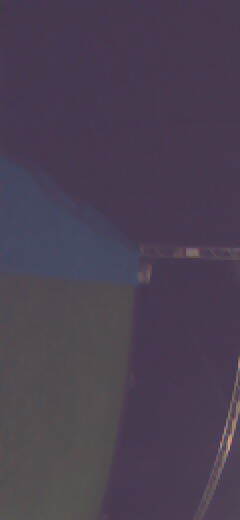
#> input picture pics/1702472196.jpg, 240 x 520 px; its folder holds only this picture in this run
$ python obs_black_filt.py
#> lines starting #> are read from the running program, lines starting #| are printed output that depends on the picture; after the words box and inside, x2 and y2 are one past the last pixel; in counts of white or black regions, pixels touching at a corner belong together; long printed decimals are rounded
from os import listdir
import math as m
import cv2
import numpy as np
import matplotlib.pyplot as plt


def filt_black(img, b_thresh=220):
    """
    Filters the color black from the image by thresholding the sum of RGB channels

    :param img: RGB image pixel array
    :param b_thresh: black color threshold
    :return: filtered image
    """
    img_sum = np.sum(img, 2)
    black = img_sum < b_thresh

    filt_img = np.ones(img_sum.shape)
    filt_img[black] = 0

    return filt_img


def find_white(filt_arr, grid_size=(7, 10)):
    """
    Sub-samples a 2D array into a rougher 2D array containing the sum of the values
    corresponding to the patch of the original array considered

    :param filt_arr: 2D array of 1s and 0s
    :param grid_size: shape of outputted 2D array
    :return: 2D array
    """
    y, x = filt_arr.shape
    y_step = y // grid_size[0]
    x_step = x // grid_size[1]
    grid = np.empty(grid_size)

    for j in range(grid_size[1]):
        for i in range(grid_size[0]):
            grid[i, j] = np.sum(filt_arr[i*y_step:(i+1)*y_step, j*x_step:(j+1)*x_step])

    return grid


def find_safe_vertical(sum_arr, line_skip=1):
    """
    Finds longest horizontal sequence of 0s in 2D array and returns the index
    of the middle of said sequence

    :param sum_arr: 2D array representing subsampled filtered image
    :param line_skip: tunes how many lines the func will search
    :return: row, col index of middle of longest sequence of 0s
    """
    y_tot, _ = sum_arr.shape
    seq_len = 0
    seq_start = 0
    seq_end = 0
    seq_line = 0

    for line in range(0, y_tot, line_skip):
        counter = 0
        start = 0
        for idx in range(len(sum_arr[line, :])):
            if counter == 0 and (sum_arr[line, idx] == 0):
                start = idx
                counter += 1
            elif sum_arr[line, idx] == 0:
                counter += 1
            else:
                if counter > seq_len:
                    seq_start = start
                    seq_end = idx - 1
                    seq_len = counter
                    seq_line = line
                    counter = 0
                else:
                    counter = 0
        else:
            if counter > seq_len:
                seq_start = start
                seq_end = idx - 1
                seq_len = counter
                seq_line = line

    return seq_line, (seq_start + seq_end) // 2


def new_heading(arr_shape, vertical, fov_hor=120):
    """
    Translates pixel distance from center of image into an angle (heading)

    :param arr_shape: shape of sum_arr
    :param vertical: column of safe pixel
    :param fov_hor: horizontal FoV of camera
    :return: new heading
    """
    px_away_from_center = abs(vertical - arr_shape[1]/2)
    angle_from_center = 0.5*fov_hor * (px_away_from_center / (arr_shape[1]/2))
    return angle_from_center  # currently in degrees


def edge_reached_check(sum_arr, safe_point, h, max_sum=72, fov_ver=60, d_margin=1.5):
    """
    Checks if drone is too close to the edge of the CyberZoo

    :param sum_arr: 2D array representing subsampled filtered image
    :param safe_point: (row, col) of safe point (from find_safe_vertical)
    :param h: current height of drone
    :param max_sum: maximum value each element of sum_arr can have
    :param fov_ver: vertical FoV of camera
    :param d_margin: distance from edge in meters added as margin
    :return: boolean
    """
    arr_shape = sum_arr.shape
    d_img_bot = h * m.tan(m.radians(90 - 0.5*fov_ver))
    theta = m.atan2(h, d_img_bot + d_margin)
    theta_px = 0.5*arr_shape[0] * (theta / 0.5*fov_ver)

    white_idx = 0
    for idx in range(safe_point[0], arr_shape[0]):
        if sum_arr[idx, safe_point[1]] == max_sum:
            white_idx = idx
            break
    # What happens if no white patch is found?

    edge_reached = False
    if white_idx > theta_px:
        edge_reached = True

    return edge_reached


for image in listdir('.//pics'):
    img = cv2.imread('.//pics//' + image)
#> img is the input picture: shape (520, 240, 3); mean B, G, R 81.8, 64.4, 74.4
    img = np.rot90(img)
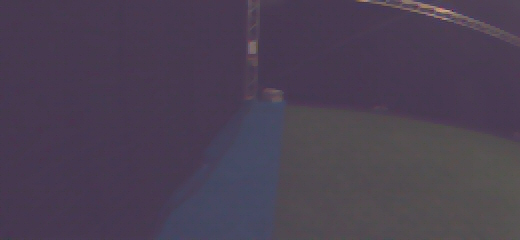
#> img: shape (240, 520, 3); mean B, G, R 81.8, 64.4, 74.4

    filt_img = filt_black(img, b_thresh=225)
#> in filt_black, `img_sum = np.sum(img, 2)`:
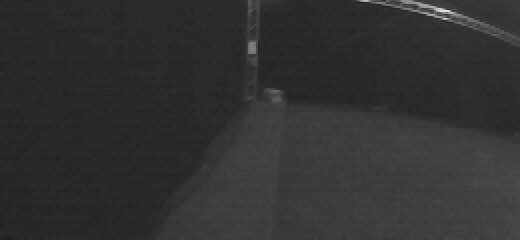
#> img_sum: shape (240, 520) uint64; min 143, max 541, mean 220.6; drawn with min black and max white
#> in filt_black, `black = img_sum < b_thresh`:
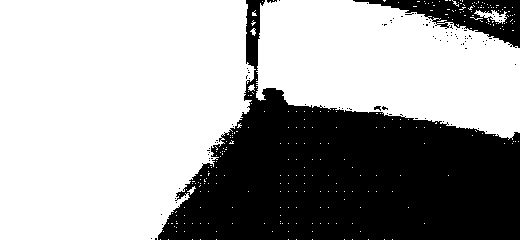
#> black: shape (240, 520) bool; 64.4% white; 98 black regions (95 under 20 px), largest, box (x1, y1, x2, y2) and area: (158, 0, 520, 240) 41080, (353, 0, 520, 48) 3110, (374, 106, 381, 111) 22
    white_sum = find_white(filt_img, grid_size=(30, 54))
#> after the loop in find_white, `for j in range(grid_size[1]):`:
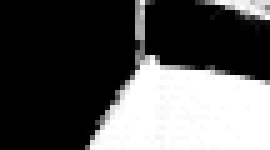
#> grid: shape (30, 54) float64 (shown 5 times larger); min 0, max 72, mean 24.5; drawn with min black and max white

    row, col = find_safe_vertical(white_sum)
#> row = 0; col = 13
    print(new_heading(white_sum.shape, col))  # degrees
#> in new_heading, `px_away_from_center = abs(vertical - arr_shape[1]/2)`: px_away_from_center = 14
#> in new_heading, `angle_from_center = 0.5*fov_hor * (px_away_from_center / (arr_shape[1]..`: angle_from_center = 31.11
#| 31.111

    cv2.imshow('image', img)
    cv2.imshow('filt_img', filt_img)
    cv2.waitKey(0)

    fig = plt.figure()
    ax = fig.add_subplot(1, 1, 1)
    plt.imshow(white_sum, cmap='gnuplot2')
    ax.add_patch(plt.Circle((col, row), 0.5, color='r', fill=False))

    plt.draw()
    plt.waitforbuttonpress(0)
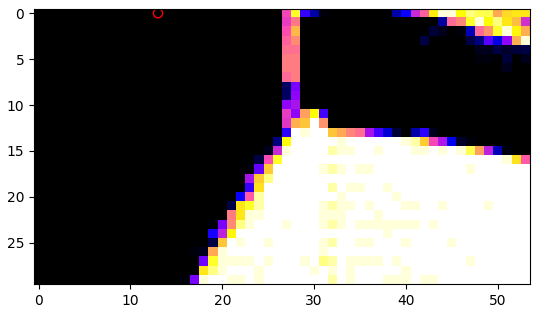
#> figure drawn by matplotlib, 1 panel
    plt.close()

$ run again, on pics/1707472249.jpg
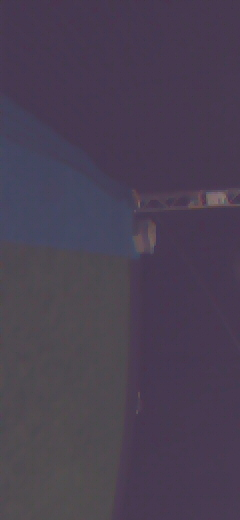
#> input picture pics/1707472249.jpg, 240 x 520 px
#> img is the input picture: shape (520, 240, 3); mean B, G, R 81.6, 63.8, 73.4
#> img: shape (240, 520, 3)
#> in filt_black, `black = img_sum < b_thresh`:
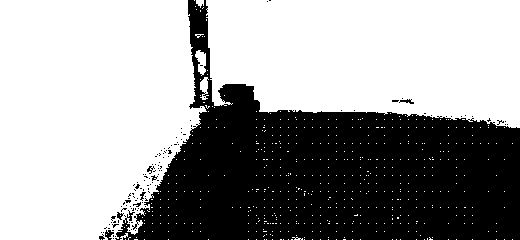
#> black: shape (240, 520) bool; 62.2% white; 122 black regions (116 under 20 px), largest, box (x1, y1, x2, y2) and area: (115, 0, 520, 240) 46681, (105, 230, 114, 240) 52, (399, 99, 414, 104) 37, (117, 212, 124, 220) 30, (147, 166, 155, 174) 27, (140, 192, 146, 201) 24
#> row = 1; col = 38
#> px_away_from_center = 11
#> angle_from_center = 24.44
#| 24.444
#> `plt.waitforbuttonpress(0)`:
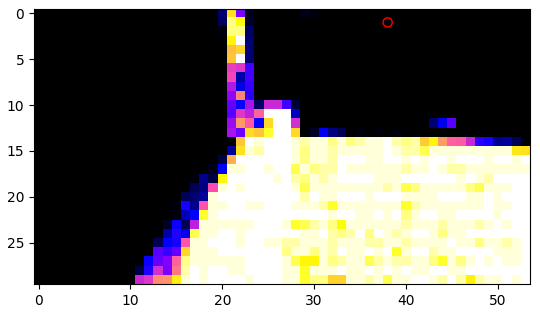
#> figure drawn by matplotlib, 1 panel

$ run again, on pics/1708738814.jpg
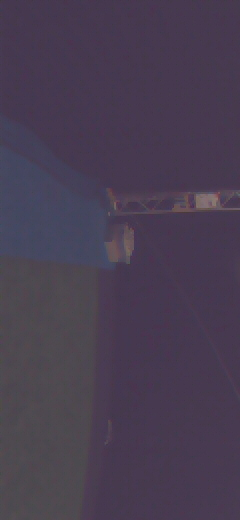
#> input picture pics/1708738814.jpg, 240 x 520 px
#> img is the input picture: shape (520, 240, 3); mean B, G, R 81.2, 61.9, 72.6
#> img: shape (240, 520, 3)
#> in filt_black, `black = img_sum < b_thresh`:
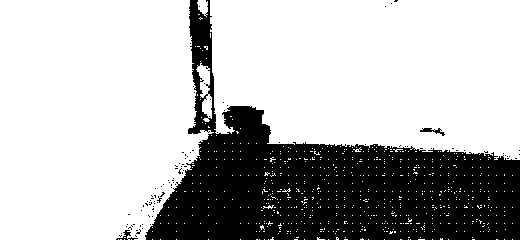
#> black: shape (240, 520) bool; 71.9% white; 99 black regions (96 under 20 px), largest, box (x1, y1, x2, y2) and area: (145, 0, 520, 240) 34737, (420, 128, 445, 136) 81, (116, 230, 138, 240) 68
#> row = 1; col = 38
#> px_away_from_center = 11
#> angle_from_center = 24.44
#| 24.444
#> `plt.waitforbuttonpress(0)`:
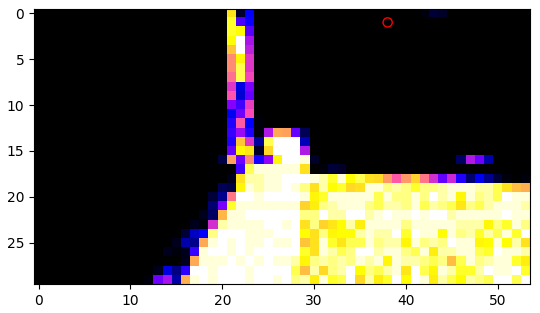
#> figure drawn by matplotlib, 1 panel

$ run again, on pics/1713738807.jpg
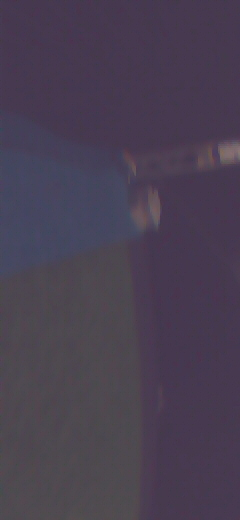
#> input picture pics/1713738807.jpg, 240 x 520 px
#> img is the input picture: shape (520, 240, 3); mean B, G, R 81.5, 63.6, 73.2
#> img: shape (240, 520, 3)
#> in filt_black, `black = img_sum < b_thresh`:
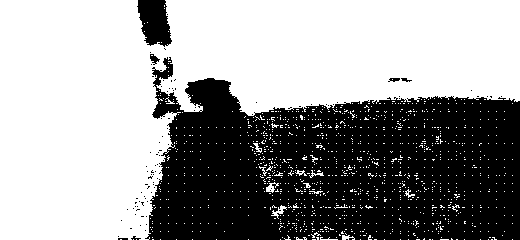
#> black: shape (240, 520) bool; 60.2% white; 98 black regions (92 under 20 px), largest, box (x1, y1, x2, y2) and area: (145, 57, 520, 240) 48162, (137, 0, 172, 47) 1193, (150, 54, 160, 65) 56, (388, 78, 400, 82) 33, (401, 78, 412, 82) 24, (131, 236, 141, 240) 20
#> row = 0; col = 35
#> px_away_from_center = 8
#> angle_from_center = 17.78
#| 17.778
#> `plt.waitforbuttonpress(0)`:
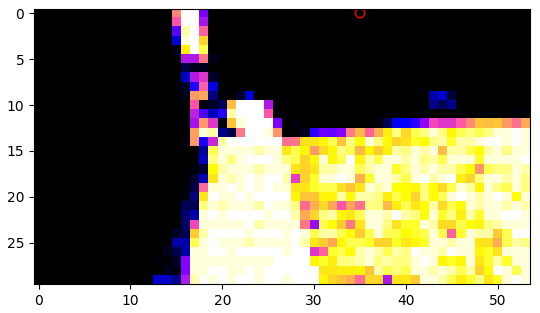
#> figure drawn by matplotlib, 1 panel
